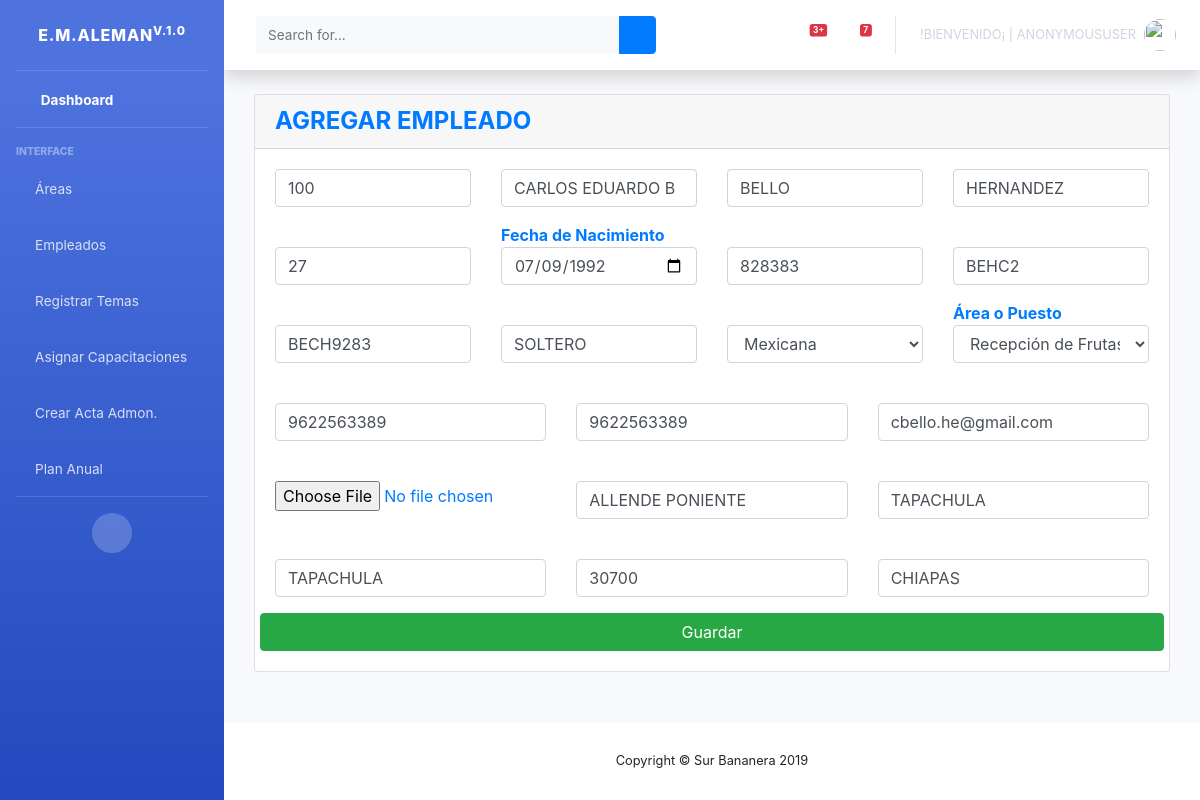
Screenshot of /bananera/editarEmpleado/100 with the database file from the repository.
### surBananas/models.py (models this page shows, shortened)
class empleados(models.Model):
    choice_nacionalidad ={('', 'Nacionaidad'),('Mexicana','Mexicana'),('Extranjero','Extranjero')}
    choice_areas ='Areas'
    """choice_area =(('','Área'),
        ('Empaque',(
            ('Estiba','Estiba'),
            ('Empaque','Empaque'),
            ('Fumigación','Fumigación'),
            ('Selección', 'Selección'),
            ('Clasificación','Clasificación'),
            ('Desmane', 'Desmane'),
        )),
        ('Producción', (
            ('Embolse', 'Embolse'),
            ('Cosecha', 'Cosecha'),
            ('Fumigación', 'Fumigación'),
            ('Siembra', 'Siembra'),
        )),

    )"""
    codigoEmpleado = models.IntegerField(unique=True, primary_key=True)
    nombres = models.CharField(max_length=20, blank=True, null=True)
    apellidoPaterno = models.CharField(max_length=20, blank=True, null=True)
    apellidoMaterno = models.CharField(max_length=20, blank=True, null=True)
    edad = models.IntegerField(blank=True, null=True)
    fechaNacimiento = models.DateField(auto_now=False, blank=True, null=True)
    numeroSeguroSocial = models.IntegerField(blank=True, null=True)
    curp = models.CharField(max_length=20, blank=True, null=True)
    rfc = models.CharField(max_length=20, blank=True, null=True)
    estadoCivil = models.CharField(max_length=20, blank=True, null=True)
    nacionalidad = models.CharField(choices=choice_nacionalidad, default='', max_length=20, blank=False)
    telefono = models.IntegerField(blank=True, null=True)
    celular = models.IntegerField(blank=True, null=True)
    correoElectronico = models.EmailField(max_length=50, blank=True, null=True)
    direccion = models.CharField(max_length=200, blank=True, null=True)
    ciudad = models.CharField(max_length=200, blank=True, null=True)
    colonia = models.CharField(max_length=200, blank=True, null=True)
    codigoPostal = models.IntegerField(blank=True, null=True)
    estado = models.CharField(max_length=20, blank=True, null=True)
    imagen = models.ImageField(upload_to="fotos/", blank=True, null=True)
    area = models.ForeignKey(areas, on_delete=models.CASCADE)
    status = models.BooleanField('Estado', default= True)
    created_at = models.DateTimeField(auto_now_add=True, blank=True, null=True)

### surBananas/views.py (the view)
# urls.py: path('editarEmpleado/<int:pk>', views.ActualizarEmpleado.as_view(), name = 'editarEmpleado'),
class ActualizarEmpleado(UpdateView):
    model = empleados
    template_name = 'agregarEmpleado.html'
    form_class = EmpleadosForm
    success_url = reverse_lazy('lista')

### surBananas/models.py (called while the page is built)
    def __str__(self):
        if self.puesto == None:
            return "----------"
        return self.puesto

### surBananas/templates/agregarEmpleado.html (shortened to what this page needs)
{% extends 'indexAdmin.html' %}
{% block contenido %}
    <div class="content">
        <div class="container-fluid">
            <div class="row">
                <div class="col-md-12">
                    <div class="card">
                        <div class="card-header card-header-warning">
                            <h4 class="card-title m-0 font-weight-bold text-primary" > AGREGAR EMPLEADO</h4>
                        </div>
                        <div class="card-body">
                            <form method="post" enctype="multipart/form-data">
                                <div class="row">
                                    {% if error %}
                                        <h1>{{ error }}</h1>
                                    {% else %}
                                        <div class="col-md-3">
                                            <div class="form-group">
                                                {{ form.codigoEmpleado}}
                                            </div>
                                        </div>
                                        <div class="col-md-3">
                                            <div class="form-group">
                                                {{ form.nombres }}
                                            </div>
                                        </div>
                                        <div class="col-md-3">
                                            <div class="form-group">
                                                {{ form.apellidoPaterno }}
                                            </div>
                                        </div>
                                        <div class="col-md-3">
                                            <div class="form-group">
                                                {{ form.apellidoMaterno }}
                                            </div>
                                        </div>
                                        <div class="col-md-3"><br>
                                            <div class="form-group">
                                                {{ form.edad }}
                                            </div>
                                        </div>
                                        <div class="col-md-3 m-0 font-weight-bold text-primary">
                                            <div class="form-group">Fecha de Nacimiento
                                                {{ form.fechaNacimiento }}
                                            </div>
                                        </div>
                                        <div class="col-md-3"><br>
                                            <div class="form-group">
                                                {{ form.numeroSeguroSocial }}
                                            </div>
                                        </div>
                                        <div class="col-md-3"><br>
                                            <div class="form-group">
                                                {{ form.curp }}
                                            </div>
                                        </div>
                                        <div class="col-md-3"><br>
                                            <div class="form-group">
                                                {{ form.rfc }}
                                            </div>
                                        </div>
                                        <div class="col-md-3"><br>
                                            <div class="form-group">
                                                {{ form.estadoCivil }}
                                            </div>
                                        </div>
                                        <div class="col-md-3"><br>
                                            <div class="form-group">
                                                {{ form.nacionalidad }}
                                            </div>
                                        </div>
                                        <div class="col-md-3 m-0 font-weight-bold text-primary">Área o Puesto
                                            <div class="form-group">
                                                {{ form.area }}
                                            </div>
                                        </div>
                                        <div class="col-md-4"><br>
                                            <div class="form-group">
                                                {{ form.telefono }}
                                            </div>
                                        </div>
                                        <div class="col-md-4"><br>
                                            <div class="form-group">
                                                {{ form.celular }}
                                            </div>
                                        </div>
                                        <div class="col-md-4"><br>
                                            <div class="form-group">
                                                {{ form.correoElectronico }}
                                            </div>
                                        </div>
                                        <div class="col-md-4 m-0 font-weight-bold text-primary"><br>
                                            <div class="form-group">
                                                {{ form.imagen}}
                                            </div>
                                        </div>
                                        <div class="col-md-4"><br>
                                            <div class="form-group">
                                                {{ form.direccion }}
                                            </div>
                                        </div>
                                        <br><br><br>
                                        <div class="col-md-4"><br>
                                            <div class="form-group">
                                                {{ form.ciudad }}
                                            </div>
                                        </div>
                                        <div class="col-md-4"><br>
                                            <div class="form-group">
                                                {{form.colonia}}
                                            </div>
                                        </div>
                                        <div class="col-md-4"><br>
                                            <div class="form-group">
                                                {{form.codigoPostal}}
                                            </div>
                                        </div>
                                        <div class="col-md-4"><br>
                                            <div class="form-group">
                                                {{form.estado }}
                                            </div>
                                        </div>
                                        <button type="submit" class="btn btn-success btn-block pull-right">Guardar</button>
                                    {% endif %}
                                </div>
                            </form>
                        </div>
                    </div>
                </div>
            </div>
        </div>
    </div>
{%endblock contenido %}

### rows the page displays
empleados: codigoEmpleado "100", nombres "CARLOS EDUARDO B", apellidoPaterno "BELLO", apellidoMaterno "HERNANDEZ", edad "27", fechaNacimiento "07/09/1992", numeroSeguroSocial "828383", curp "BEHC2", rfc "BECH9283", estadoCivil "SOLTERO", nacionalidad "Mexicana", area "Recepción de Frutas", telefono "9622563389", celular "9622563389", correoElectronico "cbello.he@gmail.com", direccion "ALLENDE PONIENTE", ciudad "TAPACHULA", colonia "TAPACHULA", codigoPostal "30700", estado "CHIAPAS"

### other values shown
{{ user }} "ANONYMOUSUSER"
